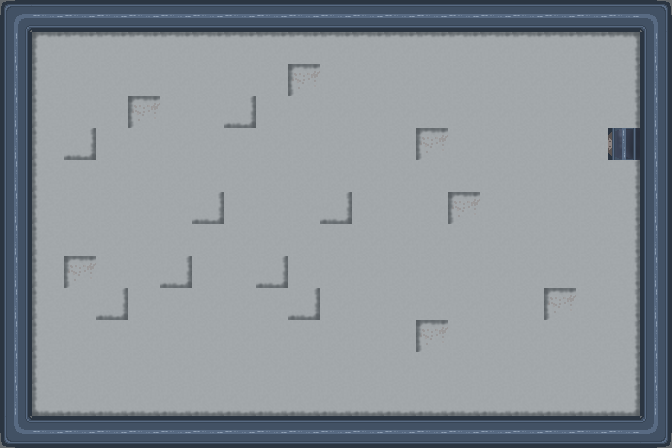

This is a level from a 2D game, rendered from its Tiled map with the project's own tilesets. A one-line summary and the map file follow, with tile-layer data summarised:
An orthogonal 21x14 tile map with 32x32 px tiles, 3 tile layers (floor, walls, doors), 2 tilesets and 3 objects (3x spawn).

<map version="1.5" tiledversion="1.5.0" orientation="orthogonal" renderorder="right-down" width="21" height="14" tilewidth="32" tileheight="32" infinite="0" nextlayerid="9" nextobjectid="5">
 <tileset firstgid="1" source="flawless.tsx" />
 <tileset firstgid="91" source="jawbreaker_tiles.tsx" />
 <layer id="3" name="floor" width="21" height="14">
  <data>[294 cells, 294 non-empty, 23 distinct tile ids]</data>
 </layer>
 <layer id="7" name="walls" width="21" height="14">
  <data>[294 cells, 66 non-empty, 6 distinct tile ids]</data>
 </layer>
 <layer id="6" name="doors" width="21" height="14">
  <data>[294 cells, 1 non-empty, 1 distinct tile ids]</data>
 </layer>
 <objectgroup id="5" name="exit">
  <properties>
   <property name="type" value="exit" />
  </properties>
  <object id="2" type="spawn" x="608" y="128" width="32" height="32" />
 </objectgroup>
 <objectgroup id="4" name="player spawn">
  <properties>
   <property name="type" value="player_spawn" />
  </properties>
  <object id="1" type="spawn" x="32" y="288" width="32" height="32" />
 </objectgroup>
 <objectgroup id="8" name="key1">
  <properties>
   <property name="type" value="key" />
  </properties>
  <object id="4" name="spawn" type="spawn" x="256" y="224" width="32" height="32" />
 </objectgroup>
</map>
